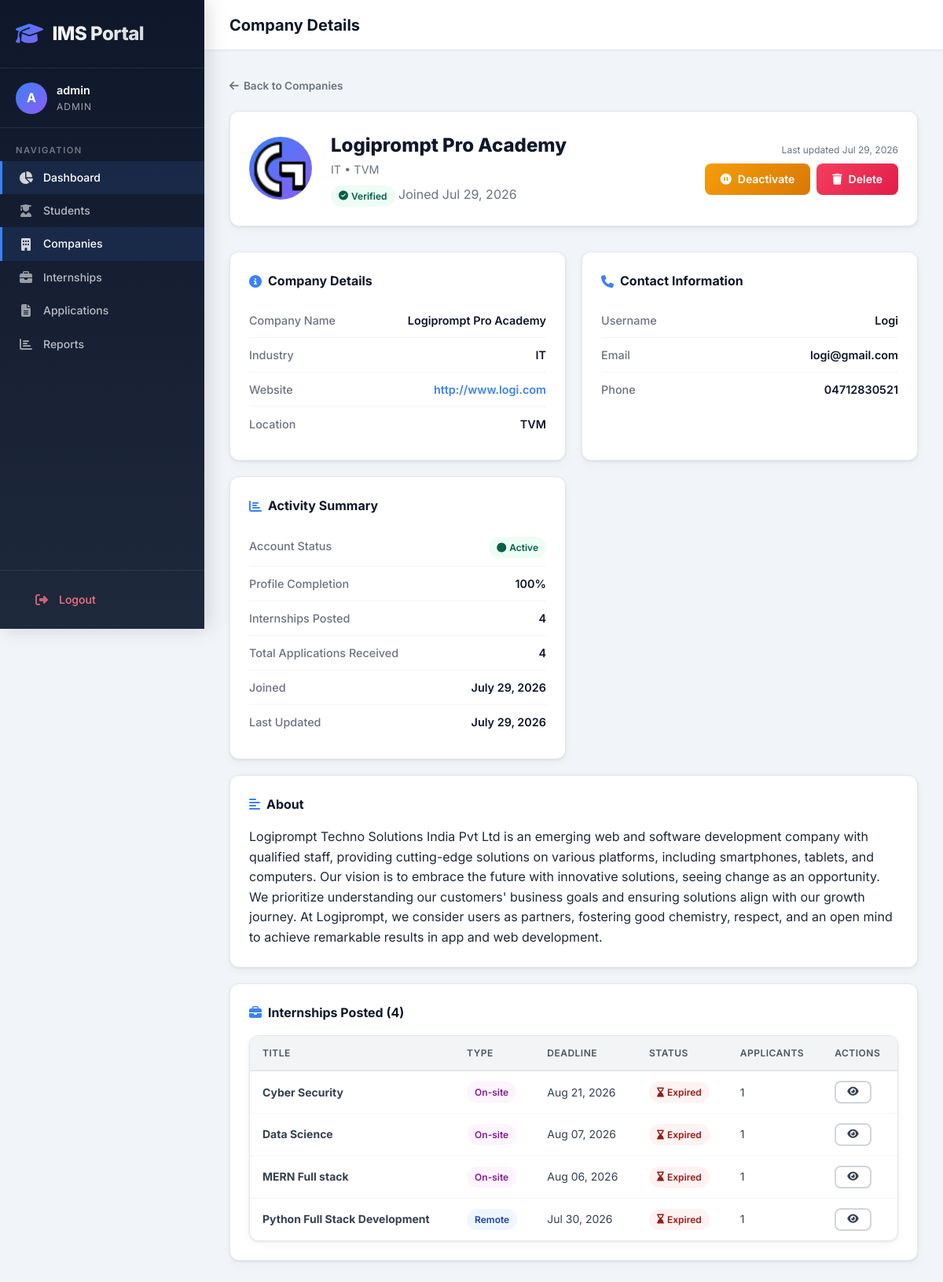
The app's page /admin-dashboard/companies/4/ (signed in) with its own data.
### accounts/models.py (models this page shows, shortened)
class User(AbstractUser):
    ROLE_CHOICES = (
        ('admin', 'Admin'),
        ('student', 'Student'),
        ('company', 'Company'),
    )
    email = models.EmailField(unique=True)
    role = models.CharField(max_length=10, choices=ROLE_CHOICES)
    objects = CustomUserManager()
    REQUIRED_FIELDS = ['email']
    @property
    def is_admin(self):
        return self.role == 'admin'
    @property
    def is_student(self):
        return self.role == 'student'

### companies/models.py (models this page shows, shortened)
class CompanyProfile(models.Model):
    user = models.OneToOneField(settings.AUTH_USER_MODEL, on_delete=models.CASCADE, related_name='company_profile')
    company_name = models.CharField(max_length=200)
    industry = models.CharField(max_length=100, blank=True)
    website = models.URLField(blank=True)
    location = models.CharField(max_length=200, blank=True)
    description = models.TextField(blank=True)
    logo = models.ImageField(upload_to='company_logos/', blank=True, null=True)
    contact_email = models.EmailField(blank=True)
    contact_phone = models.CharField(max_length=20, blank=True)
    is_verified = models.BooleanField(default=False)
    created_at = models.DateTimeField(auto_now_add=True)
    updated_at = models.DateTimeField(auto_now=True)
    class Meta:
        ordering = ['-created_at']
    @property
    def profile_completion(self):
        fields = ['company_name', 'industry', 'website', 'location', 'description', 'contact_email', 'contact_phone']
        filled = sum(1 for f in fields if getattr(self, f))
        return int((filled / len(fields)) * 100)

class Internship(models.Model):
    TYPE_CHOICES = (
        ('remote', 'Remote'),
        ('onsite', 'On-site'),
        ('hybrid', 'Hybrid'),
    )
    company = models.ForeignKey(CompanyProfile, on_delete=models.CASCADE, related_name='internships')
    title = models.CharField(max_length=200)
    description = models.TextField()
    requirements = models.TextField()
    location = models.CharField(max_length=200)
    internship_type = models.CharField(max_length=10, choices=TYPE_CHOICES)
    duration = models.CharField(max_length=50)
    stipend = models.DecimalField(max_digits=10, decimal_places=2, null=True, blank=True)
    positions_available = models.IntegerField(default=1)
    application_deadline = models.DateField()
    is_approved = models.BooleanField(default=True, help_text='Internships go live immediately when posted')
    is_active = models.BooleanField(default=True)
    created_at = models.DateTimeField(auto_now_add=True)
    updated_at = models.DateTimeField(auto_now=True)
    class Meta:
        ordering = ['-created_at']
    @property
    def is_expired(self):
        from django.utils import timezone
        return self.application_deadline < timezone.now().date()
    @property
    def total_applications(self):
        return self.applications.count()

### dashboard/views.py (the view)
# urls.py: path('companies/<int:pk>/', views.view_company, name='view_company'),
@login_required
@admin_required
def view_company(request, pk):
    company = get_object_or_404(CompanyProfile.objects.select_related('user'), pk=pk)
    internships = Internship.objects.filter(company=company)
    total_apps = Application.objects.filter(internship__company=company).count()
    return render(request, 'dashboard/company_detail.html', {
        'company': company,
        'internships': internships,
        'total_internships': internships.count(),
        'total_applications': total_apps,
    })

### students/context_processors.py (called while the page is built)
def unread_notifications_count(request):
    if request.user.is_authenticated and request.user.is_student:
        count = request.user.notifications.filter(is_read=False).count()
        return {'unread_notifications_count': count}
    return {'unread_notifications_count': 0}

### templates/dashboard/company_detail.html (shortened to what this page needs)
{% extends 'base.html' %}
{% block page_title %}Company Details{% endblock %}
{% block content %}
<a href="{% url 'dashboard:manage_companies' %}" class="back-link"><i class="fas fa-arrow-left"></i> Back to Companies</a>
<div class="profile-header">
    <div class="profile-avatar">
        {% if company.logo %}
        <img src="{{ company.logo.url }}" alt="{{ company.company_name }}">
        {% else %}
        {{ company.company_name|make_list|first|upper }}
        {% endif %}
    </div>
    <div>
        <div class="profile-name">{{ company.company_name }}</div>
        <div class="profile-meta">
            {% if company.industry %}{{ company.industry }}{% endif %}
            {% if company.location %} &bull; {{ company.location }}{% endif %}
        </div>
        <div style="margin-top: 8px;">
            {% if company.is_verified %}
            <span class="badge badge-verified"><i class="fas fa-check-circle"></i> Verified</span>
            {% else %}
            <span class="badge badge-unverified"><i class="fas fa-clock"></i> Unverified</span>
            {% endif %}
            <span class="text-muted">Joined {{ company.created_at|date:"M d, Y" }}</span>
        </div>
    </div>
    <div style="margin-left: auto; text-align: right;">
        <div class="text-muted" style="font-size: 12px; margin-bottom: 8px;">Last updated {{ company.updated_at|date:"M d, Y" }}</div>
        <div class="btn-group">
            {% if not company.is_verified %}
            <form method="POST" action="{% url 'dashboard:verify_company' company.pk %}" style="display:inline;">
                {% csrf_token %}
                <button type="submit" class="btn btn-success"><i class="fas fa-check-circle"></i> Verify</button>
            </form>
            {% else %}
            <form method="POST" action="{% url 'dashboard:toggle_company_active' company.pk %}" style="display:inline;">
                {% if company.user.is_active %}
                <button type="submit" class="btn btn-warning"><i class="fas fa-pause-circle"></i> Deactivate</button>
                {% else %}
                <button type="submit" class="btn btn-success"><i class="fas fa-play-circle"></i> Activate</button>
                {% endif %}
            </form>
            {% endif %}
            <form method="POST" action="{% url 'dashboard:delete_company' company.pk %}" style="display:inline;" data-confirm="Are you sure you want to delete this company? This will remove all their internships and data.">
                <button type="submit" class="btn btn-danger"><i class="fas fa-trash"></i> Delete</button>
            </form>
        </div>
    </div>
</div>
<div class="profile-grid">
    <div class="card">
        <div class="card-body profile-section">
            <h3><i class="fas fa-info-circle"></i> Company Details</h3>
            <div class="profile-field">
                <span class="label">Company Name</span>
                <span class="value">{{ company.company_name }}</span>
            </div>
            <div class="profile-field">
                <span class="label">Industry</span>
                <span class="value">{{ company.industry|default:"Not specified" }}</span>
            </div>
            <div class="profile-field">
                <span class="label">Website</span>
                <span class="value">{% if company.website %}<a href="{{ company.website }}" target="_blank">{{ company.website }}</a>{% else %}Not provided{% endif %}</span>
            </div>
            <div class="profile-field">
                <span class="label">Location</span>
                <span class="value">{{ company.location|default:"Not specified" }}</span>
            </div>
        </div>
    </div>
    <div class="card">
        <div class="card-body profile-section">
            <h3><i class="fas fa-phone"></i> Contact Information</h3>
            <div class="profile-field">
                <span class="label">Username</span>
                <span class="value">{{ company.user.username }}</span>
            </div>
            <div class="profile-field">
                <span class="label">Email</span>
                <span class="value">{{ company.contact_email|default:company.user.email }}</span>
            </div>
            <div class="profile-field">
                <span class="label">Phone</span>
                <span class="value">{{ company.contact_phone|default:"Not provided" }}</span>
            </div>
        </div>
    </div>
    <div class="card">
        <div class="card-body profile-section">
            <h3><i class="fas fa-chart-bar"></i> Activity Summary</h3>
            <div class="profile-field">
                <span class="label">Account Status</span>
                <span class="value">{% if company.user.is_active %}<span class="badge badge-approved"><i class="fas fa-circle"></i> Active</span>{% else %}<span class="badge badge-rejected"><i class="fas fa-circle"></i> Inactive</span>{% endif %}</span>
            </div>
            <div class="profile-field">
                <span class="label">Profile Completion</span>
                <span class="value">{{ company.profile_completion }}%</span>
            </div>
            <div class="profile-field">
                <span class="label">Internships Posted</span>
                <span class="value">{{ total_internships }}</span>
            </div>
            <div class="profile-field">
                <span class="label">Total Applications Received</span>
                <span class="value">{{ total_applications }}</span>
            </div>
            <div class="profile-field">
                <span class="label">Joined</span>
                <span class="value">{{ company.created_at|date:"F d, Y" }}</span>
            </div>
            <div class="profile-field">
                <span class="label">Last Updated</span>
                <span class="value">{{ company.updated_at|date:"F d, Y" }}</span>
            </div>
        </div>
    </div>
    <div class="card" style="grid-column: 1 / -1;">
        <div class="card-body profile-section">
            <h3><i class="fas fa-align-left"></i> About</h3>
            <p>{{ company.description|default:"No description provided."|linebreaksbr }}</p>
        </div>
    </div>
    <div class="card" style="grid-column: 1 / -1;">
        <div class="card-body profile-section">
            <h3><i class="fas fa-briefcase"></i> Internships Posted ({{ internships|length }})</h3>
            {% if internships %}
            <div class="table-container">
                <table class="table">
                    <thead>
                        <tr>
                            <th>Title</th>
                            <th>Type</th>
                            <th>Deadline</th>
                            <th>Status</th>
                            <th>Applicants</th>
                            <th>Actions</th>
                        </tr>
                    </thead>
                    <tbody>
                        {% for internship in internships %}
                        <tr>
                            <td><strong>{{ internship.title }}</strong></td>
                            <td><span class="badge badge-{{ internship.internship_type }}">{{ internship.get_internship_type_display }}</span></td>
                            <td>{{ internship.application_deadline|date:"M d, Y" }}</td>
                            <td>
                                {% if internship.is_expired %}
                                <span class="badge badge-rejected"><i class="fas fa-hourglass-end"></i> Expired</span>
                                {% elif internship.is_active %}
                                <span class="badge badge-active"><i class="fas fa-circle"></i> Active</span>
                                {% else %}
                                <span class="badge badge-inactive"><i class="fas fa-pause-circle"></i> Inactive</span>
                                {% endif %}
                            </td>
                            <td>{{ internship.total_applications }}</td>
                            <td>
                                <a href="{% url 'dashboard:view_internship' internship.pk %}" class="btn btn-sm btn-outline"><i class="fas fa-eye"></i></a>
                            </td>
                        </tr>
                        {% endfor %}
                    </tbody>
                </table>
            </div>
            {% else %}
            <p class="text-muted">This company hasn't posted any internships yet.</p>
            {% endif %}
        </div>
    </div>
</div>
{% endblock %}

### templates/base.html (shortened to what this page needs)
{% load static %}
<!DOCTYPE html>
<html lang="en">
<head>
    <link rel="stylesheet" href="https://cdnjs.cloudflare.com/ajax/libs/font-awesome/6.5.1/css/all.min.css">
    <link rel="stylesheet" href="{% static 'css/style.css' %}">
</head>
<body>
    {% if user.is_authenticated %}
    <div class="app-layout">
        <aside class="sidebar">
            <div class="sidebar-header">
                <div class="sidebar-logo">
                    <i class="fas fa-graduation-cap"></i>
                    <span>IMS Portal</span>
                </div>
            </div>
            <div class="sidebar-user">
                <div class="sidebar-user-info">
                    <div class="sidebar-user-avatar">{{ user.username|make_list|first|upper }}</div>
                    <div class="sidebar-user-details">
                        <div class="sidebar-username">{{ user.username }}</div>
                        <div class="sidebar-role">{{ user.get_role_display }}</div>
                    </div>
                </div>
            </div>
            <nav class="sidebar-nav">
                <div class="sidebar-nav-section">Navigation</div>
                {% if user.is_admin %}
                <a href="{% url 'dashboard:admin_dashboard' %}" class="sidebar-link"><i class="fas fa-chart-pie"></i> Dashboard</a>
                <a href="{% url 'dashboard:manage_students' %}" class="sidebar-link"><i class="fas fa-user-graduate"></i> Students</a>
                <a href="{% url 'dashboard:manage_companies' %}" class="sidebar-link"><i class="fas fa-building"></i> Companies</a>
                <a href="{% url 'dashboard:manage_internships' %}" class="sidebar-link"><i class="fas fa-briefcase"></i> Internships</a>
                <a href="{% url 'dashboard:manage_applications' %}" class="sidebar-link"><i class="fas fa-file-alt"></i> Applications</a>
                <a href="{% url 'dashboard:reports' %}" class="sidebar-link"><i class="fas fa-chart-bar"></i> Reports</a>
                {% endif %}
            </nav>
            <div class="sidebar-footer">
                <a href="{% url 'accounts:logout' %}" class="sidebar-link logout-link"><i class="fas fa-sign-out-alt"></i> Logout</a>
            </div>
        </aside>
        <div class="main-content">
            <header class="topbar">
                <h1 class="topbar-title">{% block page_title %}Dashboard{% endblock %}</h1>
            </header>
            <main class="content-area">
    {% endif %}
    {% block content %}{% endblock %}
    </main>
    {% if user.is_authenticated %}
        </div>
    </div>
    {% endif %}
</body>
</html>

### records on screen
User: username|make_list "A", username "admin", role "ADMIN"
CompanyProfile: logo (picture), company_name "Logiprompt Pro Academy", industry "IT", location "TVM", created_at "Jul 29, 2026", updated_at "Jul 29, 2026", website "http://www.logi.com", user.username "Logi", contact_email "logi@gmail.com", contact_phone "04712830521", profile_completion "100", created_at "July 29, 2026", updated_at "July 29, 2026", description "Logiprompt Techno Solutions India Pvt Ltd is an emerging web and software development company with qualified staff, providing cutting-edge solutions on various platforms, including smartphones, tablets, and computers. Our vision is to embrace the future with innovative solutions, seeing change as an opportunity. We prioritize understanding our customers' business goals and ensuring solutions align with our growth journey. At Logiprompt, we consider users as partners, fostering good chemistry, respect, and an open mind to achieve remarkable results in app and web development."
Internship: title "Cyber Security", internship_type "On-site", application_deadline "Aug 21, 2026", shows "Expired", total_applications "1"
Internship: title "Data Science", internship_type "On-site", application_deadline "Aug 07, 2026", shows "Expired", total_applications "1"
Internship: title "MERN Full stack", internship_type "On-site", application_deadline "Aug 06, 2026", shows "Expired", total_applications "1"
Internship: title "Python Full Stack Development", internship_type "Remote", application_deadline "Jul 30, 2026", shows "Expired", total_applications "1"

### other values on screen
{{ total_internships }} "4"
{{ total_applications }} "4"
{{ internships|length }} "4"
